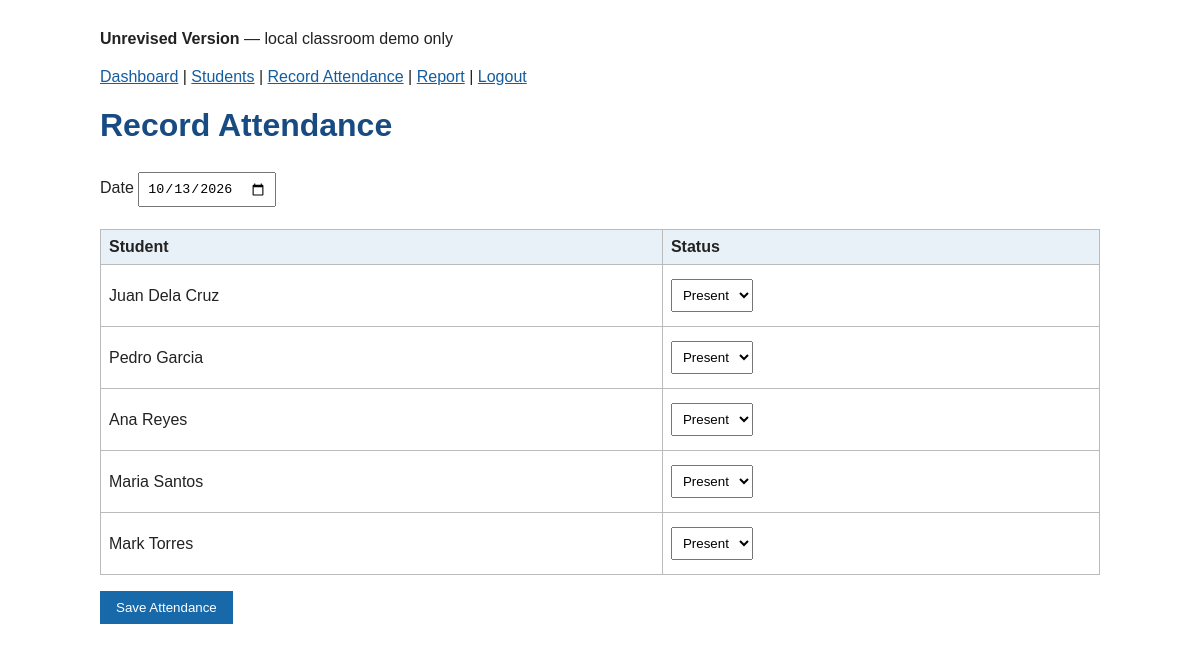
Page /unrevised/attendance.php (signed in) on the committed database.
### tables this page shows
CREATE TABLE IF NOT EXISTS unrevised_students (
  id INT NOT NULL AUTO_INCREMENT PRIMARY KEY,
  student_number VARCHAR(30) NOT NULL,
  first_name VARCHAR(50) NOT NULL,
  last_name VARCHAR(50) NOT NULL,
  course VARCHAR(100) NOT NULL
);

### unrevised/attendance.php (the view)
<?php require_once __DIR__ . '/db.php'; if (!isset($_SESSION['admin'])) { header('Location: login.php'); exit(); } $students=mysqli_query($conn,'SELECT * FROM unrevised_students ORDER BY last_name'); oldHeader('Record Attendance'); ?>
<h1>Record Attendance</h1><form method="post" action="save_attendance.php"><label>Date <input type="date" name="date" value="<?php echo date('Y-m-d'); ?>"></label><table><tr><th>Student</th><th>Status</th></tr><?php while($s=mysqli_fetch_assoc($students)){ ?><tr><td><?php echo $s['first_name'].' '.$s['last_name']; ?></td><td><select name="status[<?php echo $s['id']; ?>]"><option>Present</option><option>Absent</option><option>Late</option></select></td></tr><?php } ?></table><button>Save Attendance</button></form><?php oldFooter(); ?>

### unrevised/db.php (shortened to what this page needs)
<?php
function oldHeader(string $title): void {
    echo '<!doctype html><html lang="en"><head><meta charset="utf-8"><meta name="viewport" content="width=device-width,initial-scale=1"><title>' . $title . '</title><link rel="stylesheet" href="style.css"></head><body><main><p><strong>Unrevised Version</strong> — local classroom demo only</p><nav><a href="dashboard.php">Dashboard</a> | <a href="students.php">Students</a> | <a href="attendance.php">Record Attendance</a> | <a href="report.php">Report</a> | <a href="logout.php">Logout</a></nav>';
}
function oldFooter(): void { echo '</main></body></html>'; }

### unrevised/style.css (style rules this page uses)
body { font-family:Arial,sans-serif;background:#fff;color:#222;margin:30px }
main { max-width:1000px;margin:auto }
h1,h2 { color:#174b82 }
nav { margin:20px 0 }
a { color:#145da0 }
button { background:#1769aa;color:white;border:0;padding:9px 16px;cursor:pointer }
input,select { padding:7px;margin:6px 0 }
table { border-collapse:collapse;width:100%;margin:16px 0 }
th,td { border:1px solid #bbb;text-align:left;padding:8px }
th { background:#e9f1f8 }

### rows in the picture
unrevised_students: first_name "Juan", last_name "Dela Cruz", id "Present"
unrevised_students: first_name "Pedro", last_name "Garcia", id "Present"
unrevised_students: first_name "Ana", last_name "Reyes", id "Present"
unrevised_students: first_name "Maria", last_name "Santos", id "Present"
unrevised_students: first_name "Mark", last_name "Torres", id "Present"
